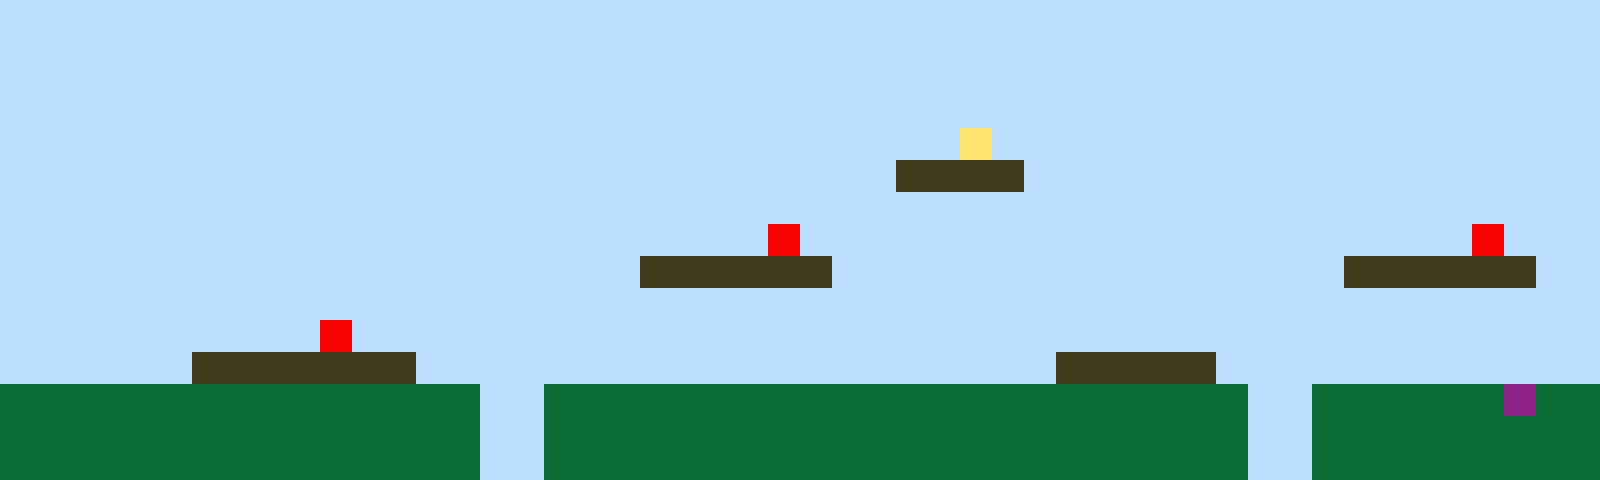

A level layout from a 2D game, rendered from its tile map. Below: a short description, then the map file with its tile-grid data intact:
An orthogonal 50x15 tile map with 32x32 px tiles, 1 tile layer (Tile Layer 1).

<map version="1.10" tiledversion="1.11.2" orientation="orthogonal" renderorder="right-up" width="50" height="15" tilewidth="32" tileheight="32" infinite="0" nextlayerid="2" nextobjectid="1"><editorsettings><export target="map1.csv" format="csv" /></editorsettings><tileset firstgid="1" name="sprites" tilewidth="32" tileheight="32" tilecount="6" columns="3"><image source="sprites.png" width="96" height="64" /></tileset><layer id="1" name="Tile Layer 1" width="50" height="15"><data encoding="csv">1,1,1,1,1,1,1,1,1,1,1,1,1,1,1,1,1,1,1,1,1,1,1,1,1,1,1,1,1,1,1,1,1,1,1,1,1,1,1,1,1,1,1,1,1,1,1,1,1,1,1,1,1,1,1,1,1,1,1,1,1,1,1,1,1,1,1,1,1,1,1,1,1,1,1,1,1,1,1,1,1,1,1,1,1,1,1,1,1,1,1,1,1,1,1,1,1,1,1,1,1,1,1,1,1,1,1,1,1,1,1,1,1,1,1,1,1,1,1,1,1,1,1,1,1,1,1,1,1,1,1,1,1,1,1,1,1,1,1,1,1,1,1,1,1,1,1,1,1,1,1,1,1,1,1,1,1,1,1,1,1,1,1,1,1,1,1,1,1,1,1,1,1,1,1,1,1,1,1,1,1,1,1,1,1,1,1,1,1,1,1,1,1,1,1,1,1,1,1,1,1,1,1,1,1,1,1,1,1,1,1,1,1,1,1,1,1,1,1,1,1,1,1,1,1,1,1,1,1,1,4,1,1,1,1,1,1,1,1,1,1,1,1,1,1,1,1,1,1,1,1,1,1,1,1,1,1,1,1,1,1,1,1,1,1,1,1,1,1,1,1,1,1,1,1,1,1,1,3,3,3,3,1,1,1,1,1,1,1,1,1,1,1,1,1,1,1,1,1,1,1,1,1,1,1,1,1,1,1,1,1,1,1,1,1,1,1,1,1,1,1,1,1,1,1,1,1,1,1,1,1,1,1,1,1,1,1,1,1,1,1,1,1,1,1,1,1,1,1,1,1,1,1,1,1,1,1,1,1,1,1,1,1,1,1,1,1,1,1,1,1,1,1,1,5,1,1,1,1,1,1,1,1,1,1,1,1,1,1,1,1,1,1,1,1,1,5,1,1,1,1,1,1,1,1,1,1,1,1,1,1,1,1,1,1,1,1,1,1,1,3,3,3,3,3,3,1,1,1,1,1,1,1,1,1,1,1,1,1,1,1,1,3,3,3,3,3,3,1,1,1,1,1,1,1,1,1,1,1,1,1,1,1,1,1,1,1,1,1,1,1,1,1,1,1,1,1,1,1,1,1,1,1,1,1,1,1,1,1,1,1,1,1,1,1,1,1,1,1,1,1,1,1,1,1,1,1,1,1,1,5,1,1,1,1,1,1,1,1,1,1,1,1,1,1,1,1,1,1,1,1,1,1,1,1,1,1,1,1,1,1,1,1,1,1,1,1,1,1,1,1,1,1,1,1,1,3,3,3,3,3,3,3,1,1,1,1,1,1,1,1,1,1,1,1,1,1,1,1,1,1,1,1,3,3,3,3,3,1,1,1,1,1,1,1,1,1,1,1,1,2,2,2,2,2,2,2,2,2,2,2,2,2,2,2,1,1,2,2,2,2,2,2,2,2,2,2,2,2,2,2,2,2,2,2,2,2,2,2,1,1,2,2,2,2,2,2,6,2,2,2,2,2,2,2,2,2,2,2,2,2,2,2,2,2,1,1,2,2,2,2,2,2,2,2,2,2,2,2,2,2,2,2,2,2,2,2,2,2,1,1,2,2,2,2,2,2,2,2,2,2,2,2,2,2,2,2,2,2,2,2,2,2,2,2,1,1,2,2,2,2,2,2,2,2,2,2,2,2,2,2,2,2,2,2,2,2,2,2,1,1,2,2,2,2,2,2,2,2,2</data></layer></map>
